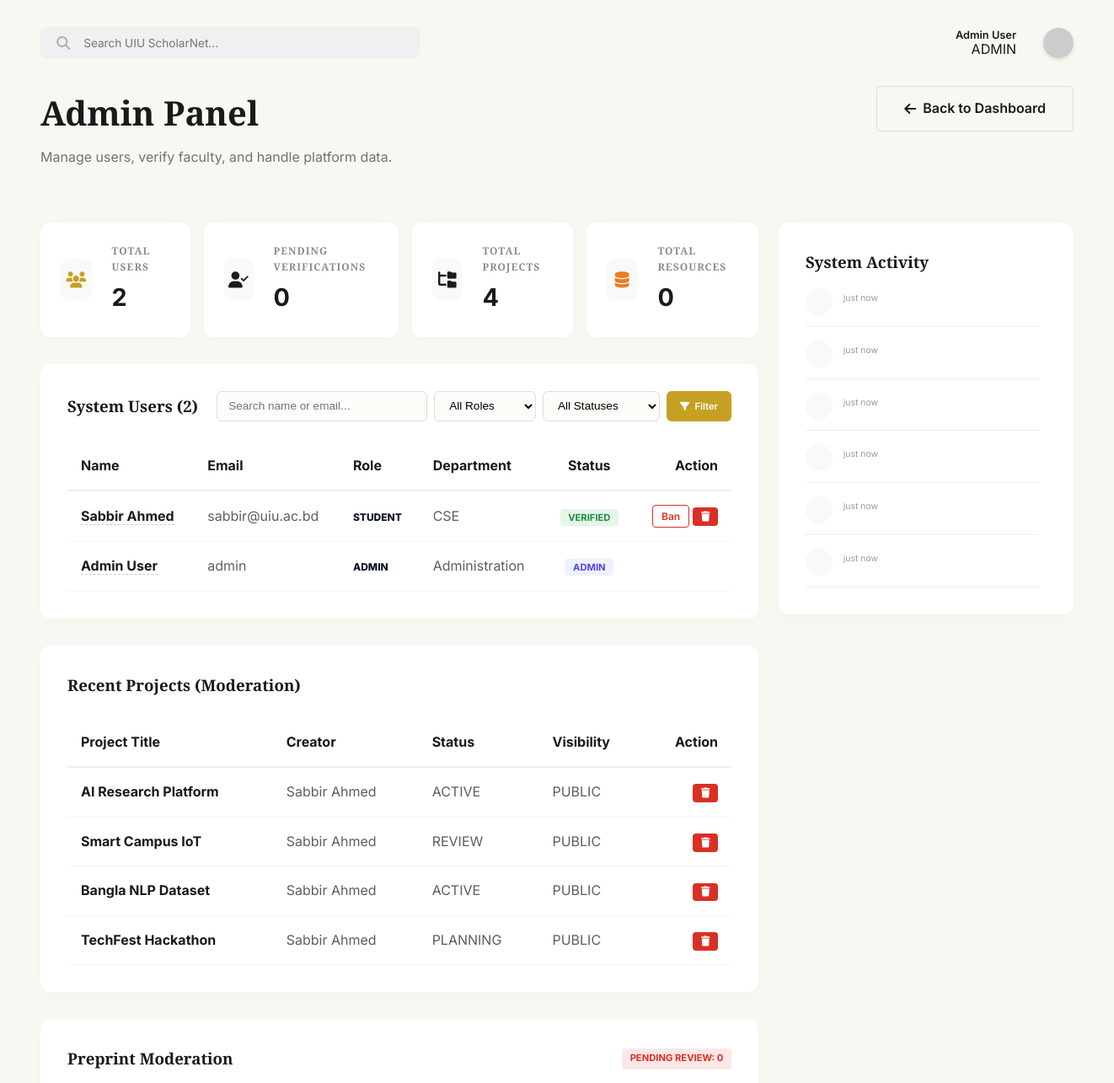
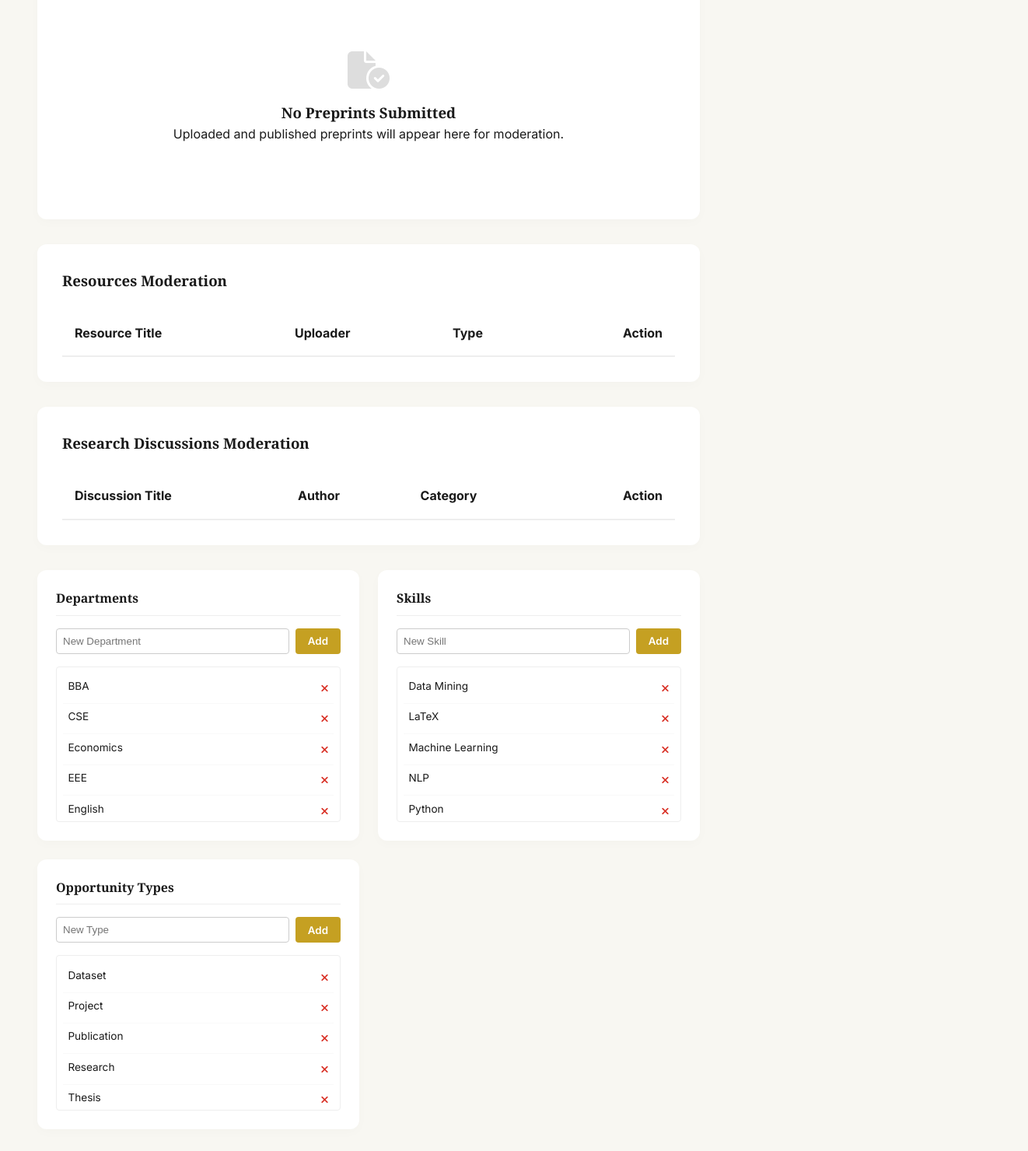
/dashboard/admin.php (signed in), run on the app's committed database (2 pictures, top to bottom).
### tables this page shows
CREATE TABLE IF NOT EXISTS users (
    id INT AUTO_INCREMENT PRIMARY KEY,
    full_name VARCHAR(100) NOT NULL,
    email VARCHAR(100) UNIQUE NOT NULL,
    password VARCHAR(255) NOT NULL,
    role ENUM('student', 'faculty', 'admin') DEFAULT 'student',
    is_verified TINYINT(1) DEFAULT 1,
    account_status ENUM('active', 'banned') DEFAULT 'active',
    department VARCHAR(100),
    interests TEXT,
    skills TEXT,
    points INT DEFAULT 0,
    reputation INT DEFAULT 0,
    last_active_at TIMESTAMP NULL DEFAULT NULL,
    created_at TIMESTAMP DEFAULT CURRENT_TIMESTAMP
);

CREATE TABLE IF NOT EXISTS projects (
    id INT AUTO_INCREMENT PRIMARY KEY,
    title VARCHAR(255) NOT NULL,
    description TEXT,
    department VARCHAR(100),
    visibility ENUM('public', 'institution', 'private') DEFAULT 'public',
    status ENUM('planning', 'active', 'review', 'completed') DEFAULT 'active',
    progress INT DEFAULT 0,
    creator_id INT,
    supervisor_id INT,
    supervisor_approved TINYINT(1) DEFAULT 0,
    research_phase VARCHAR(50) DEFAULT 'literature_review',
    created_at TIMESTAMP DEFAULT CURRENT_TIMESTAMP,
    FOREIGN KEY (creator_id) REFERENCES users(id) ON DELETE SET NULL,
    FOREIGN KEY (supervisor_id) REFERENCES users(id) ON DELETE SET NULL
);

CREATE TABLE IF NOT EXISTS departments (
    id INT AUTO_INCREMENT PRIMARY KEY,
    name VARCHAR(100) NOT NULL UNIQUE
);

CREATE TABLE IF NOT EXISTS skills (
    id INT AUTO_INCREMENT PRIMARY KEY,
    name VARCHAR(100) NOT NULL UNIQUE
);

CREATE TABLE IF NOT EXISTS opportunity_types (
    id INT AUTO_INCREMENT PRIMARY KEY,
    name VARCHAR(100) NOT NULL UNIQUE
);

### dashboard/admin.php (the view, shortened to what the rows shown need)
<?php
require_once('../includes/auth_check.php');
require_once('../includes/layout.php');
$page = isset($_GET['page']) ? max(1, (int)$_GET['page']) : 1;
$limit = 20;
$offset = ($page - 1) * $limit;
$params = [];
$types = "";
$whereSQL = "";
$usersQuery = "SELECT id, full_name, email, role, department, is_verified, account_status, created_at FROM users $whereSQL ORDER BY created_at DESC LIMIT ? OFFSET ?";
$params[] = $limit;
$params[] = $offset;
$types .= "ii";
$usersRes = db_query($usersQuery, $params, $types);
$projectsRes = db_query("
    SELECT p.id, p.title, p.status, p.visibility, p.created_at, u.full_name as creator_name
    FROM projects p
    LEFT JOIN users u ON p.creator_id = u.id
    ORDER BY p.created_at DESC
    LIMIT 20
", [], "");
$departments = db_query("SELECT id, name FROM departments ORDER BY name", [], "");
$skills = db_query("SELECT id, name FROM skills ORDER BY name", [], "");
$oppTypes = db_query("SELECT id, name FROM opportunity_types ORDER BY name", [], "");
?>
    <main class="main-content no-sidebar">
        <?php include('../includes/header.php'); ?>
        <section class="greeting mb-2" id="admin-overview" style="display: flex; justify-content: space-between; align-items: flex-start;">
            <div>
                <h1>Admin Panel</h1>
            </div>
        </section>
        <div style="display: grid; grid-template-columns: 1fr 350px; gap: 1.5rem; align-items: start;">
            <div style="display: flex; flex-direction: column; gap: 2rem;">
                <div class="card admin-card-main" id="admin-users" style="margin-bottom: 0;">
                    <table class="leaderboard-table admin-table">
                        <thead>
                            <tr class="admin-tr-header">
                                <th class="admin-th-left">Name</th>
                                <th class="admin-th-left">Email</th>
                                <th class="admin-th-left">Role</th>
                                <th class="admin-th-left">Department</th>
                                <th class="admin-th-center">Status</th>
                                <th class="admin-th-right">Action</th>
                            </tr>
                        </thead>
                        <tbody>
                            <?php while($u = $usersRes->fetch_assoc()): ?>
                            <tr class="admin-tr-body">
                                <td class="admin-td"><strong><a href="#" class="user-profile-trigger" data-user-id="<?php echo $u['id']; ?>" style="color: inherit; text-decoration: none; border-bottom: 1px dashed #ccc; transition: opacity 0.2s;" onmouseover="this.style.opacity=0.7" onmouseout="this.style.opacity=1"><?php echo htmlspecialchars($u['full_name']); ?></a></strong></td>
                                <td class="admin-td-muted"><?php echo htmlspecialchars($u['email']); ?></td>
                                <td class="admin-td">
                                    <span class="admin-role-text">
                                        <?php echo htmlspecialchars($u['role']); ?>
                                    </span>
                                </td>
                                <td class="admin-td-muted"><?php echo htmlspecialchars($u['department']); ?></td>
                                <td class="admin-td-center">
                                    <?php if ($u['account_status'] === 'banned'): ?>
                                        <span class="badge-banned">BANNED</span>
                                    <?php elseif ($u['role'] === 'admin'): ?>
                                        <span class="badge-admin">ADMIN</span>
                                    <?php elseif ($u['is_verified']): ?>
                                        <span class="badge-verified">VERIFIED</span>
                                    <?php else: ?>
                                        <span class="badge-pending">PENDING</span>
                                    <?php endif; ?>
                                </td>
                                <td class="admin-td-right">
                                    <?php if ($u['role'] !== 'admin'): ?>
                                        <?php if ($u['account_status'] !== 'banned'): ?>
                                            <form action="../actions/admin_user_action.php" method="POST" class="d-inline">
                                                <button type="submit" class="btn btn-sm-danger-outline">Ban</button>
                                            </form>
                                        <?php endif; ?>
                                        <form action="../actions/admin_user_action.php" method="POST" class="d-inline" onsubmit="return confirm('Delete this user? This cannot be undone.');">
                                            <button type="submit" class="btn btn-sm-danger"><i class="fa-solid fa-trash"></i></button>
                                        </form>
                                    <?php endif; ?>
                                </td>
                            </tr>
                            <?php endwhile; ?>
                        </tbody>
                    </table>
                </div>
                <div class="card admin-card-main" id="admin-projects" style="margin-bottom: 0;">
                    <table class="leaderboard-table admin-table">
                        <thead>
                            <tr class="admin-tr-header">
                                <th class="admin-th-left">Project Title</th>
                                <th class="admin-th-left">Creator</th>
                                <th class="admin-th-left">Status</th>
                                <th class="admin-th-left">Visibility</th>
                                <th class="admin-th-right">Action</th>
                            </tr>
                        </thead>
                        <tbody>
                            <?php while($p = $projectsRes->fetch_assoc()): ?>
                            <tr class="admin-tr-body">
                                <td class="admin-td"><strong><?php echo htmlspecialchars($p['title']); ?></strong></td>
                                <td class="admin-td-muted"><?php echo htmlspecialchars($p['creator_name']); ?></td>
                                <td class="admin-td-muted"><?php echo strtoupper(htmlspecialchars($p['status'])); ?></td>
                                <td class="admin-td-muted"><?php echo strtoupper(htmlspecialchars($p['visibility'])); ?></td>
                                <td class="admin-td-right">
                                    <form action="../actions/admin_project_action.php" method="POST" class="d-inline" onsubmit="return confirm('Delete this project globally?');">
                                        <button type="submit" class="btn btn-sm-danger"><i class="fa-solid fa-trash"></i></button>
                                    </form>
                                </td>
                            </tr>
                            <?php endwhile; ?>
                        </tbody>
                    </table>
                </div>
                <div class="card admin-card-main" id="admin-resources" style="margin-bottom: 0;">
                    <table class="leaderboard-table admin-table">
                        <thead>
                            <tr class="admin-tr-header">
                                <th class="admin-th-left">Resource Title</th>
                                <th class="admin-th-left">Uploader</th>
                                <th class="admin-th-left">Type</th>
                                <th class="admin-th-right">Action</th>
                            </tr>
                        </thead>
                    </table>
                </div>
                <div class="card admin-card-main" id="admin-discussions" style="margin-bottom: 0;">
                    <table class="leaderboard-table admin-table">
                        <thead>
                            <tr class="admin-tr-header">
                                <th class="admin-th-left">Discussion Title</th>
                                <th class="admin-th-left">Author</th>
                                <th class="admin-th-left">Category</th>
                                <th class="admin-th-right">Action</th>
                            </tr>
                        </thead>
                    </table>
                </div>
                <div class="admin-grid" id="admin-data" style="margin-bottom: 0;">
                    <div class="card admin-card-sub">
                        <div class="admin-list-container">
                            <?php while($d = $departments->fetch_assoc()): ?>
                                <div class="admin-list-item">
                                    <span class="admin-list-text"><?php echo htmlspecialchars($d['name']); ?></span>
                                    <form action="../actions/admin_manage_data.php" method="POST" class="d-inline" onsubmit="return confirm('Remove?');">
                                        <button type="submit" class="btn-remove-sm"><i class="fa-solid fa-xmark"></i></button>
                                    </form>
                                </div>
                            <?php endwhile; ?>
                        </div>
                    </div>
                    <div class="card admin-card-sub">
                        <div class="admin-list-container">
                            <?php while($s = $skills->fetch_assoc()): ?>
                                <div class="admin-list-item">
                                    <span class="admin-list-text"><?php echo htmlspecialchars($s['name']); ?></span>
                                    <form action="../actions/admin_manage_data.php" method="POST" class="d-inline" onsubmit="return confirm('Remove?');">
                                        <button type="submit" class="btn-remove-sm"><i class="fa-solid fa-xmark"></i></button>
                                    </form>
                                </div>
                            <?php endwhile; ?>
                        </div>
                    </div>
                    <div class="card admin-card-sub">
                        <div class="admin-list-container">
                            <?php while($o = $oppTypes->fetch_assoc()): ?>
                                <div class="admin-list-item">
                                    <span class="admin-list-text"><?php echo htmlspecialchars($o['name']); ?></span>
                                    <form action="../actions/admin_manage_data.php" method="POST" class="d-inline" onsubmit="return confirm('Remove?');">
                                        <button type="submit" class="btn-remove-sm"><i class="fa-solid fa-xmark"></i></button>
                                    </form>
                                </div>
                            <?php endwhile; ?>
                        </div>
                    </div>
                </div>
            </div>
        </div>
    </main>
</body>
</html>

### includes/header.php (shortened to what the rows shown need)
<header class="dash-header">
    <div class="header-actions flex-center-end">
        <div class="flex-column-end">
            <span class="fw-600 text-0-8rem text-color-primary"><?php echo htmlspecialchars($user_data['full_name'] ?? 'User'); ?></span>
            <?php if (isset($user_data['role'])): ?>
                <?php if ($user_data['role'] === 'admin'): ?>
                    <span class="role-admin">ADMIN</span>
                <?php elseif ($user_data['role'] === 'faculty' && isset($user_data['is_verified']) && $user_data['is_verified']): ?>
                    <span class="role-faculty"><i class="fa-solid fa-circle-check"></i> FACULTY</span>
                <?php elseif ($user_data['role'] === 'faculty' && isset($user_data['is_verified']) && !$user_data['is_verified']): ?>
                    <span class="role-unverified">UNVERIFIED</span>
                <?php else: ?>
                    <span class="role-default"><?php echo htmlspecialchars($user_data['role']); ?></span>
                <?php endif; ?>
            <?php endif; ?>
        </div>
    </div>
</header>

### data on the page
users: full_name "Admin User", email "admin", role "ADMIN", department "Administration", account_status "ADMIN"
users: full_name "Sabbir Ahmed", email "sabbir@uiu.ac.bd", role "STUDENT", department "CSE", account_status "VERIFIED"
projects: title "AI Research Platform", creator.full_name "Sabbir Ahmed", status "ACTIVE", visibility "PUBLIC"
projects: title "Smart Campus IoT", creator.full_name "Sabbir Ahmed", status "REVIEW", visibility "PUBLIC"
projects: title "Bangla NLP Dataset", creator.full_name "Sabbir Ahmed", status "ACTIVE", visibility "PUBLIC"
projects: title "TechFest Hackathon", creator.full_name "Sabbir Ahmed", status "PLANNING", visibility "PUBLIC"
departments: name "BBA"
departments: name "CSE"
departments: name "Economics"
departments: name "EEE"
departments: name "English"
skills: name "Data Mining"
skills: name "LaTeX"
skills: name "Machine Learning"
skills: name "NLP"
skills: name "Python"
opportunity_types: name "Dataset"
opportunity_types: name "Project"
opportunity_types: name "Publication"
opportunity_types: name "Research"
opportunity_types: name "Thesis"

### other printed values
$totalUsers "2"
$pendingFac "0"
$totalProjects "4"
$totalResources "0"
$totalFilteredUsers "2"
$pendingPreprints "0"
time_elapsed_string($act['time']) "just now"
